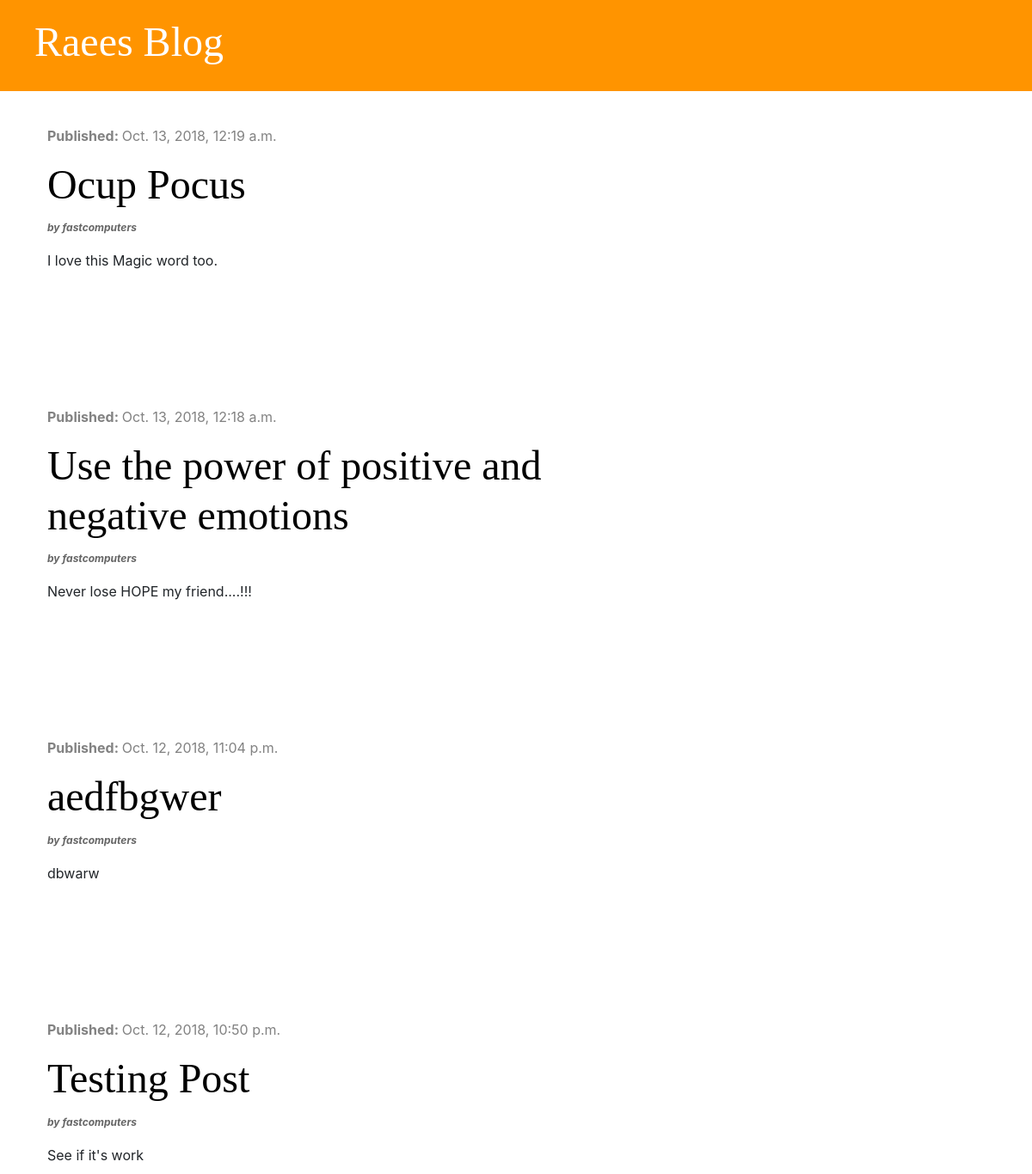
Before: / (upper part) with the older database file.
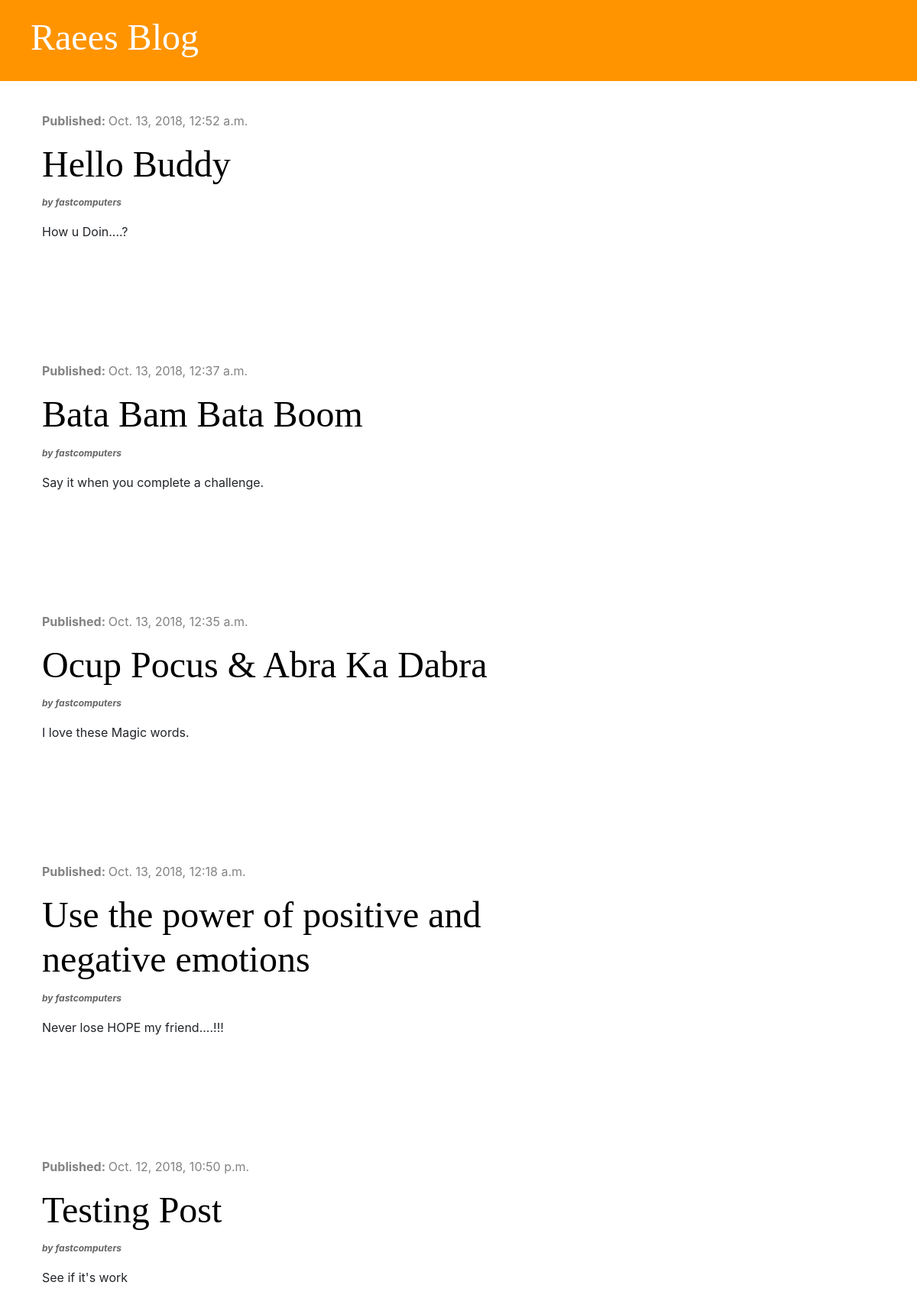
After: the same page with the newer database file.
### blog/models.py (models this page shows, shortened)
class Post(models.Model):
    author = models.ForeignKey('auth.User', on_delete=models.CASCADE)
    title = models.CharField(max_length=200)
    text = models.TextField()
    created_date = models.DateTimeField(default=timezone.now)
    published_date = models.DateTimeField(blank=True, null=True)

### blog/views.py (the view)
# urls.py: path('', views.post_list, name='post_list'),
def post_list(request):
    posts = Post.objects.filter(published_date__lte=timezone.now()).order_by('-published_date')
    stuff_for_frontend = {'posts': posts}
    return render(request, 'blog/post_list.html', stuff_for_frontend)

### blog/templates/blog/post_list.html
{% extends 'blog/base.html' %}
{% block content %}
    {% for post in posts %}
        <div class="post">
            <div class="date">
                <p><strong>Published: </strong>{{ post.published_date }}</p>
            </div>
            <p><h2><a href="{% url 'post_detail' pk=post.pk %}">{{ post.title }}</a></h2> <strong><i style="font-size:12px;color:#666;margin:0 0 10px"> by {{ post.author }}</i></strong></p>
            <p>{{ post.text|linebreaksbr }}</p><br><br><br>
        </div>
    {% endfor %}
{% endblock %}

Changed rows visible on the page:
added Post: published_date "Oct. 13, 2018, 12:52 a.m.", title "Hello Buddy", author "fastcomputers", text "How u Doin....?"
changed Post: published_date "Oct. 12, 2018, 11:04 p.m." → "Oct. 13, 2018, 12:37 a.m."; title "aedfbgwer" → "Bata Bam Bata Boom"; text "dbwarw" → "Say it when you complete a challenge."; moves up the list
changed Post: published_date "Oct. 13, 2018, 12:19 a.m." → "Oct. 13, 2018, 12:35 a.m."; title "Ocup Pocus" → "Ocup Pocus & Abra Ka Dabra"; text "I love this Magic word too." → "I love these Magic words."
